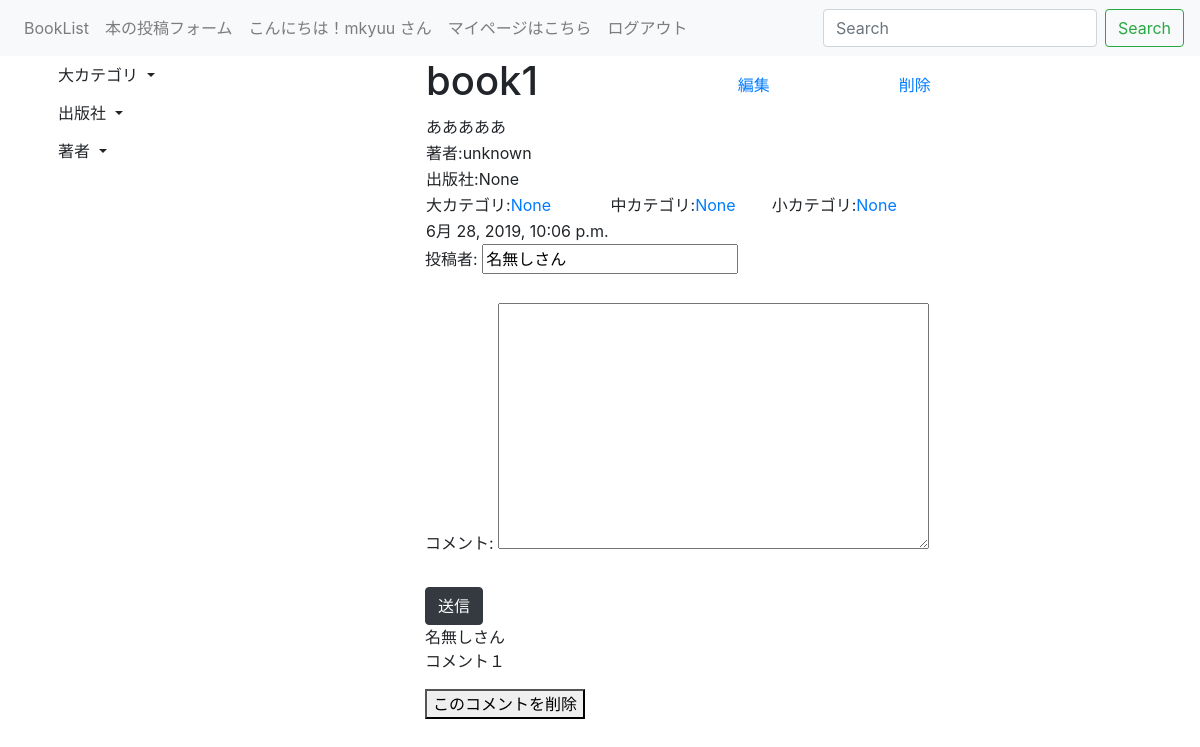
Screenshot of /book/4/ (signed in) with the database file from the repository.
### accounts/models.py (models this page shows, shortened)
class User(AbstractBaseUser, PermissionsMixin):
    email = models.EmailField(_('email address'), unique=True)
    name = models.CharField('username', max_length=30,validators=[MinLengthValidator(3)])
    profile = models.TextField('profile',blank=True)
    is_staff = models.BooleanField(
        _('staff status'),
        default=False,
        help_text=_(
            'Designates whether the user can log into this admin site.'),
    )
    is_active = models.BooleanField(
        _('active'),
        default=True,
        help_text=_(
            'Designates whether this user should be treated as active. '
            'Unselect this instead of deleting accounts.'
        ),
    )
    date_joined = models.DateTimeField(_('date joined'), default=timezone.now)
    objects = UserManager()
    EMAIL_FIELD = 'email'
    USERNAME_FIELD = 'email'
    REQUIRED_FIELDS = []
    class Meta:
        verbose_name = _('user')
        verbose_name_plural = _('users')
    @property
    def username(self):
        """username属性のゲッター

        他アプリケーションが、username属性にアクセスした場合に備えて定義
        メールアドレスを返す
        """
        return self.email

### book_summary/models.py (models this page shows, shortened)
class Book(models.Model):
    user = models.ForeignKey(get_user_model(),on_delete=models.SET_NULL,null=True)
    title = models.CharField('タイトル',max_length=100)
    summary = models.TextField('要約')
    img = models.URLField('画像url',blank=True)
    link = models.URLField('Amazonリンク',blank=True)
    published_date = models.DateTimeField('公開日',auto_now=True)
    category = models.ForeignKey(Category,on_delete=models.SET_DEFAULT,default=set_default_category,blank=True,null=True,verbose_name='小カテゴリ')
    publisher = models.ForeignKey(Publisher,on_delete=models.SET_DEFAULT,default=set_default_publisher,blank=True,verbose_name='出版社')
    author = models.ForeignKey(Author,on_delete=models.SET_DEFAULT,default=set_default_author,blank=True)

class Author(models.Model):
    name = models.CharField('著者名',max_length=50)
    def __str__(self):
        return self.name

class Publisher(models.Model):
    name = models.CharField('出版社名',max_length=50)
    author = models.ForeignKey(Author,on_delete=models.SET_DEFAULT,default=set_default_author)
    def __str__(self):
        return self.name

class Category(models.Model):
    name = models.CharField('小カテゴリ名',max_length=100)
    bigcategory = models.ForeignKey(BigCategory,on_delete=models.SET_DEFAULT,default=set_default_bigcategory,verbose_name='中カテゴリ')
    def __str__(self):
        return self.name

class BigCategory(models.Model):
    name = models.CharField('中カテゴリ名',max_length=100)
    topcategory = models.ForeignKey(TopCategory,on_delete=models.SET_DEFAULT,default=set_default_topcategory,verbose_name='大カテゴリ')
    def __str__(self):
        return self.name

class TopCategory(models.Model):
    name = models.CharField('大カテゴリ名',max_length=100)
    def __str__(self):
        return self.name

class Comment(models.Model):
    author = models.ForeignKey(get_user_model(),on_delete=models.SET_NULL,null=True)
    title = models.CharField(verbose_name='投稿者',max_length=200,blank=True,default='名無しさん')
    comment = models.TextField(verbose_name='コメント')
    published_date = models.DateTimeField(verbose_name='公開日',auto_now=True)
    book = models.ForeignKey(Book,on_delete=models.SET_NULL,null=True)

### book_summary/views.py (the view)
# urls.py: path('book/<int:pk>/',views.BookDetailView.as_view(),name='book_detail'),
class BookDetailView(LoginRequiredMixin,generic.DetailView):
    model = Book
    template_name = 'book_summary/book_detail.html'
    def get_context_data(self,**kwargs):
        context = super().get_context_data(**kwargs)
        context['form'] = CommentCreateForm
        return context

### book_summary/context_processors.py (called while the page is built)
def common(request):
    context = {
        'topcategory_list':TopCategory.objects.all(),
        'publisher_list':Publisher.objects.all(),
        'author_list':Author.objects.all(),
    }
    return context

### book_summary/templates/book_summary/book_detail.html (shortened to what this page needs)
{% extends 'base.html' %}
{% block content %}
<table>
        <tr><td><h1>{{book.title}}</h1></td>
            <td><td><a href="{% url 'book_summary:book_update' book.pk %}">編集</a></td></td>
            <td><td><a href="{% url 'book_summary:book_delete' book.pk %}">削除</a></td></td></tr>
        <tr><td>{{book.summary|linebreaksbr}}</td></tr>
        <tr><td>著者:{{book.author}}</td></tr>
        <tr><td>出版社:{{book.publisher}}</td></tr>
        <tr><td>大カテゴリ:<a href="{% url 'book_summary:topcategory' book.category.bigcategory.topcategory.pk %}">{{book.category.bigcategory.topcategory}}</a></td>
            <td>中カテゴリ:<a href="{% url 'book_summary:bigcategory' book.category.bigcategory.pk %}">{{book.category.bigcategory}}  </a></td>
            <td><td>小カテゴリ:<a href="{% url 'book_summary:category' book.category.pk %}">{{book.category}}</a></td></td></tr>
        <td>{{book.published_date}}</td>
</table>
<form action="{% url 'book_summary:comment' book.pk %}" method="POST">
    {% for field in form %}
    <div class="form-group">
        <label for="{{field.id_for_label}}">{{field.label_tag}}</label>
        {{field}}
    </div>
    {% endfor %}
    <button type="submit" class="btn btn-dark">送信</button>
</form>
{% for comment in book.comment_set.all %}
<p>
    {{comment.title}}<br>
    {{comment.comment|linebreaksbr}}<br>
    {% if user.is_authenticated %}
    <form action="{% url 'book_summary:comment_delete' comment.pk %}" method="POST">
        <button type="submit">このコメントを削除</button>
    </form>
    {% endif %}
</p>
{% endfor %}
{% endblock %}

### book_summary/templates/base.html (shortened to what this page needs)
<!doctype html>
<html lang="ja">
  <head>
    <link rel="stylesheet" href="https://maxcdn.bootstrapcdn.com/bootstrap/4.3.1/css/bootstrap.min.css">
  </head>
  <body>
        <nav class="navbar navbar-expand-lg navbar-light bg-light">
                <div class="collapse navbar-collapse" id="navbarSupportedContent">
                  <ul class="navbar-nav mr-auto">
                    <li class="nav-item">
                      <a class="nav-link" href="{% url 'book_summary:book_list' %}">BookList</a>
                    </li>
                    {% if user.is_authenticated %}
                    <li class="nav-item">
                      <a class="nav-link" href="{% url 'book_summary:book_add' %}">本の投稿フォーム</a>
                    </li>
                    <li class="nav-item">
                      <a class="nav-link" href="{% url 'accounts:user_detail' user.pk %}">こんにちは！{{user.name}} さん　マイページはこちら</a>
                    </li>
                    <li class="nav-item">
                      <a class="nav-link" href="{% url 'accounts:logout' %}">ログアウト</a>
                    </li>
                    {% endif %}
                  </ul>
                  <form class="form-inline my-2 my-lg-0" method="GET" action="{% url 'book_summary:book_list' %}">
                    <input class="form-control mr-sm-2" type="text" placeholder="Search" aria-label="Search" name="keyword">
                    <button class="btn btn-outline-success my-2 my-sm-0" type="submit">Search</button>
                  </form>
                </div>
              </nav>
      <div class="container">
        <div class="row">
          <div class="col-md-4">
              <div class="dropdown">
                  <button class="btn btn-default dropdown-toggle" type="button" data-toggle="dropdown">
                    大カテゴリ
                  </button>
              </div>
              <div class="dropdown">
                  <button class="btn btn-default dropdown-toggle" type="button" data-toggle="dropdown">
                    出版社
                  </button>
              </div>
              <div class="dropdown">
                  <button class="btn btn-default dropdown-toggle" type="button" data-toggle="dropdown">
                    著者
                  </button>
              </div>
          </div>
          <div class="col-md-8">
            {% block content %}
            {% endblock %}
          </div>
        </div>
      </div>
  </body>
</html>

### rows the page displays
User: name "mkyuu"
Book: title "book1", summary "あああああ", author "unknown", publisher "None", category.bigcategory.topcategory "None", category.bigcategory "None", category "None", published_date "6月 28, 2019, 10:06 p.m."
Comment: title "名無しさん", comment "コメント１"

### other values shown
{{ field.label_tag }} "投稿者:" "コメント:"
